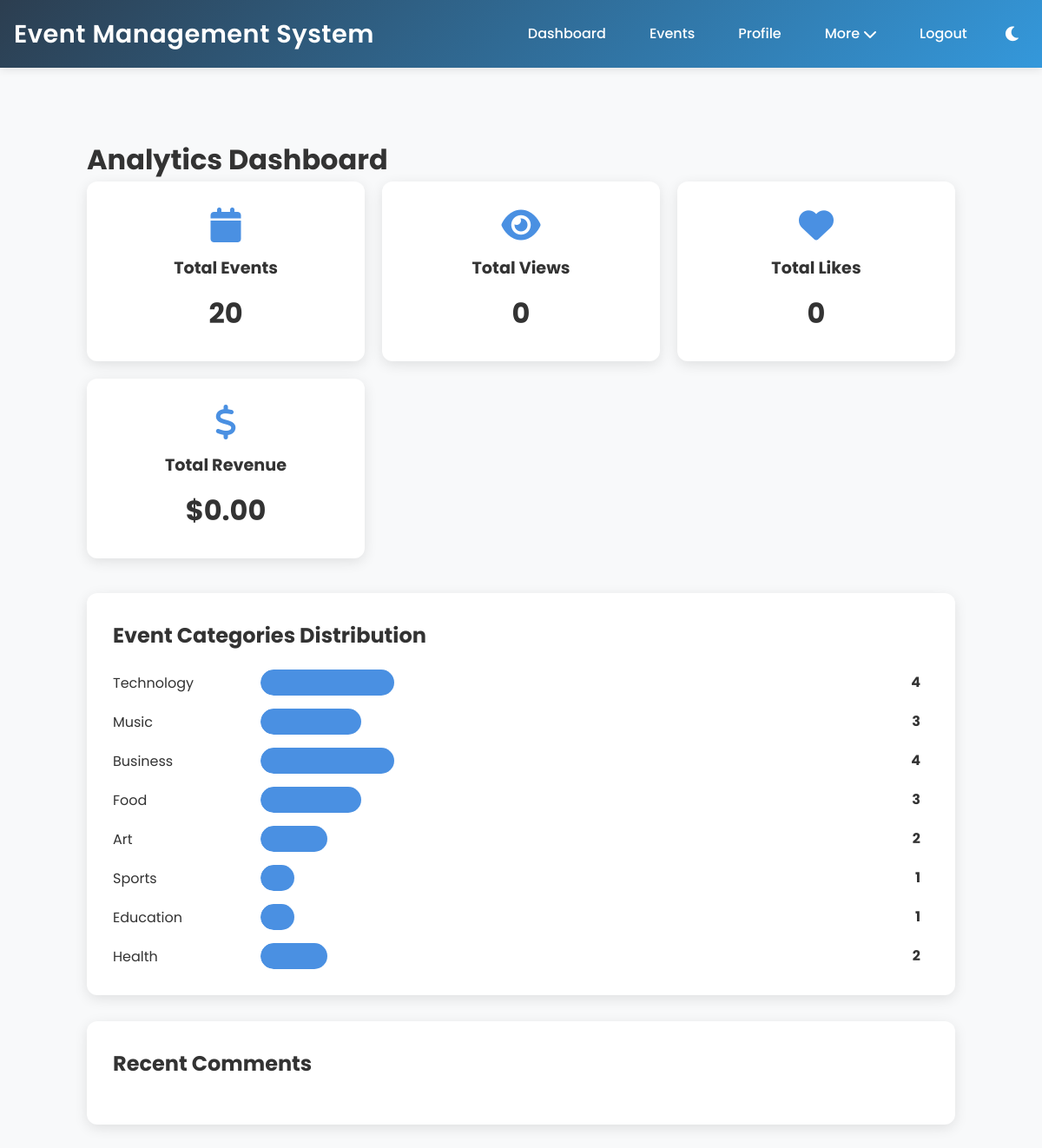
The app's page /analytics (signed in) with its own data.
### app.py (models this page shows, shortened)
class Event(db.Model):
    id = db.Column(db.Integer, primary_key=True)
    title = db.Column(db.String(100), nullable=False)
    description = db.Column(db.Text, nullable=False)
    date = db.Column(db.DateTime, nullable=False)
    venue = db.Column(db.String(200), nullable=False)
    category = db.Column(db.String(50))
    capacity = db.Column(db.Integer)
    price = db.Column(db.Float, default=0.0)
    organizer = db.Column(db.String(100))
    contact_email = db.Column(db.String(120))
    contact_phone = db.Column(db.String(20))
    requirements = db.Column(db.Text)
    schedule = db.Column(db.Text)
    speakers = db.Column(db.Text)
    sponsors = db.Column(db.Text)
    image_url = db.Column(db.String(255))
    likes = db.Column(db.Integer, default=0)
    shares = db.Column(db.Integer, default=0)
    views = db.Column(db.Integer, default=0)
    revenue = db.Column(db.Float, default=0.0)
    chat_messages = db.relationship('ChatMessage', backref='event', lazy=True)
    organizer_id = db.Column(db.Integer, db.ForeignKey('user.id'))
    created_by = db.Column(db.Integer, db.ForeignKey('user.id'))

### app.py (the view)
@app.route('/analytics')
@login_required
def analytics():
    user_events = Event.query.filter_by(created_by=current_user.id).all()
    total_events = len(user_events)
    total_views = sum(event.views for event in user_events)
    total_likes = sum(event.likes for event in user_events)
    total_revenue = sum(event.revenue for event in user_events)
    categories = {}
    for event in user_events:
        categories[event.category] = categories.get(event.category, 0) + 1
    recent_comments = EventComment.query.join(Event).filter(
        Event.created_by == current_user.id
    ).order_by(EventComment.created_at.desc()).limit(5).all()
    return render_template('analytics.html',
        total_events=total_events,
        total_views=total_views,
        total_likes=total_likes,
        total_revenue=total_revenue,
        categories=categories,
        recent_comments=recent_comments
    )

### app.py (called while the page is built)
@login_manager.user_loader
def load_user(user_id):
    return User.query.get(int(user_id))

### templates/analytics.html (shortened to what this page needs)
{% extends "base.html" %}
{% block content %}
<div class="analytics-container">
    <h1>Analytics Dashboard</h1>
    <div class="stats-grid">
        <div class="stat-card">
            <i class="fas fa-calendar"></i>
            <h3>Total Events</h3>
            <p>{{ total_events }}</p>
        </div>
        <div class="stat-card">
            <i class="fas fa-eye"></i>
            <h3>Total Views</h3>
            <p>{{ total_views }}</p>
        </div>
        <div class="stat-card">
            <i class="fas fa-heart"></i>
            <h3>Total Likes</h3>
            <p>{{ total_likes }}</p>
        </div>
        <div class="stat-card">
            <i class="fas fa-dollar-sign"></i>
            <h3>Total Revenue</h3>
            <p>${{ "%.2f"|format(total_revenue) }}</p>
        </div>
    </div>
    <div class="analytics-section">
        <h2>Event Categories Distribution</h2>
        <div class="categories-chart">
            {% for category, count in categories.items() %}
            <div class="category-bar">
                <span class="category-name">{{ category }}</span>
                <div class="bar-container">
                    <div class="bar" style="width: {{ (count / total_events * 100)|round }}%"></div>
                    <span class="count">{{ count }}</span>
                </div>
            </div>
            {% endfor %}
        </div>
    </div>
    <div class="analytics-section">
        <h2>Recent Comments</h2>
    </div>
</div>
{% endblock %}

### templates/base.html (style rules this page uses)
:root { --bg-color: #f8f9fa; --text-color: #333; --card-bg: white; --header-bg: linear-gradient(135deg, #2c3e50, #3498db); --border-color: #e9ecef; --input-bg: white; --shadow-color: rgba(0, 0, 0, 0.1); --secondary-text: #6c757d; --heading-color: #2c3e50; }
* { margin: 0; padding: 0; box-sizing: border-box; }
body { font-family: 'Poppins', sans-serif; line-height: 1.6; background-color: var(--bg-color); color: var(--text-color); transition: background-color 0.3s, color 0.3s; }

### templates/analytics.html (style rules this page uses)
.analytics-container { max-width: 1200px; margin: 40px auto; padding: 20px; }
.stats-grid { display: grid; grid-template-columns: repeat(auto-fit, minmax(250px, 1fr)); gap: 20px; margin-bottom: 40px; }
.stat-card { background: var(--card-bg); padding: 30px; border-radius: 12px; text-align: center; box-shadow: 0 4px 15px var(--shadow-color); transition: transform 0.3s ease; }
.stat-card i { font-size: 2.5rem; color: #4a90e2; margin-bottom: 15px; }
.stat-card h3 { color: var(--text-color); margin-bottom: 10px; font-size: 1.2rem; }
.stat-card p { font-size: 2rem; font-weight: bold; color: var(--text-color); margin: 0; }
.analytics-section { background: var(--card-bg); padding: 30px; border-radius: 12px; margin-bottom: 30px; box-shadow: 0 4px 15px var(--shadow-color); }
.analytics-section h2 { color: var(--text-color); margin-bottom: 20px; font-size: 1.5rem; }
.categories-chart { display: flex; flex-direction: column; gap: 15px; }
.category-bar { display: flex; align-items: center; gap: 20px; }
.category-name { min-width: 150px; color: var(--text-color); }
.bar-container { flex: 1; background: var(--input-bg); height: 30px; border-radius: 15px; position: relative; overflow: hidden; }
.bar { background: #4a90e2; height: 100%; border-radius: 15px; transition: width 0.3s ease; }
.count { position: absolute; right: 10px; top: 50%; transform: translateY(-50%); color: var(--text-color); font-weight: bold; }

### records on screen
Event: category "Technology", {{ (count / total_events * 100)|round }} 20.0 (drawn), count "4"
Event: category "Music", {{ (count / total_events * 100)|round }} 15.0 (drawn), count "3"
Event: category "Business", {{ (count / total_events * 100)|round }} 20.0 (drawn), count "4"
Event: category "Food", {{ (count / total_events * 100)|round }} 15.0 (drawn), count "3"
Event: category "Art", {{ (count / total_events * 100)|round }} 10.0 (drawn), count "2"
Event: category "Sports", {{ (count / total_events * 100)|round }} 5.0 (drawn), count "1"
Event: category "Education", {{ (count / total_events * 100)|round }} 5.0 (drawn), count "1"
Event: category "Health", {{ (count / total_events * 100)|round }} 10.0 (drawn), count "2"

### other values on screen
{{ total_events }} "20"
{{ total_views }} "0"
{{ total_likes }} "0"
{{ "%.2f"|format(total_revenue) }} "0.00"
